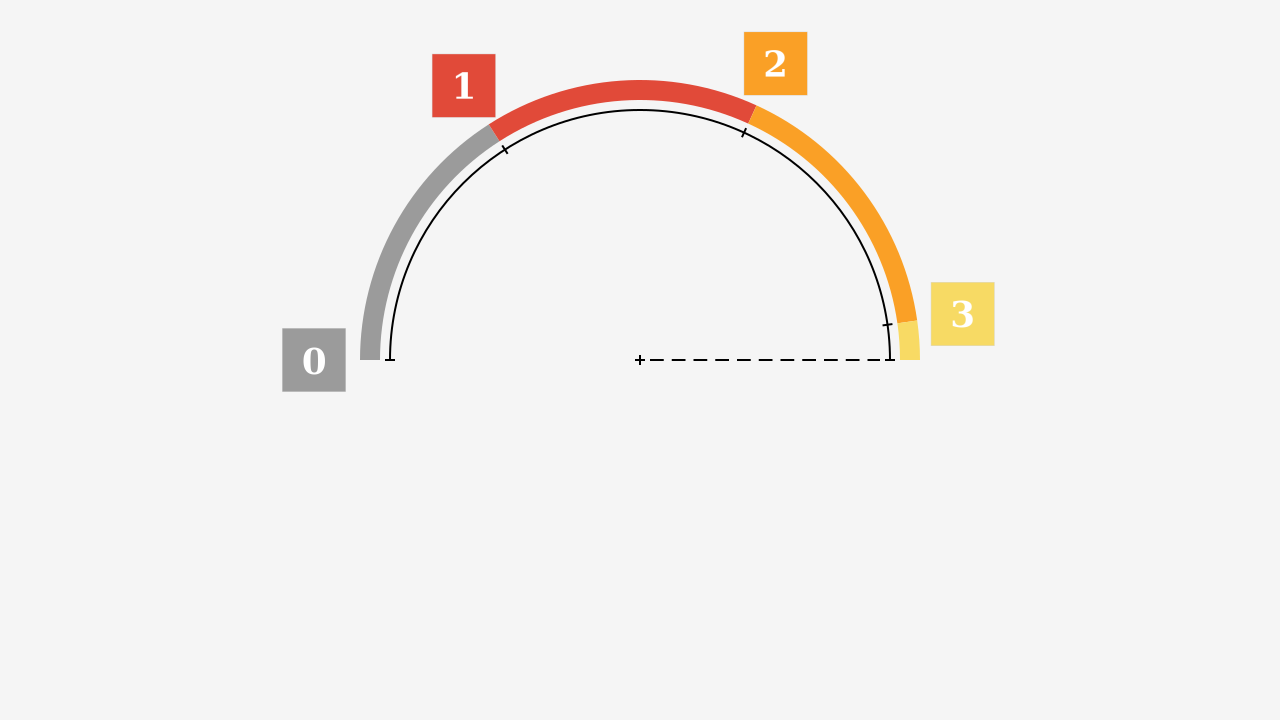

Python code for this plot:
#!/usr/bin/python

# python insidium.py

import cairo
from math import *
import numpy as np

brun = (0.659,0.518,0.392)
blau_obscur = (0.278,0.337,0.467)
violet = (0.573,0.396,0.722)
blau = (0.169,0.510,0.788)
blau_clar = (0.329,0.675,0.824)
verde_obscur = (0.000,0.659,0.522)
verde_clar = (0.380,0.737,0.427)
jalne = (0.969,0.855,0.392)
orange = (0.980,0.627,0.149)
rubie = (0.882,0.290,0.224)
gris = (0.608,0.608,0.608)
bg_gris = (0.96,0.96,0.96)
bg_blanc = (1.00, 1.00, 1.00)
fg_nigre = (0.00, 0.00, 0.00)

colores = [
  ("0",gris),("1",rubie),("2",orange),("3",jalne),
  ("4",verde_clar),("5",verde_obscur),("6",blau_clar),
  ("7",blau),("8",violet),("9",blau_obscur),(".",brun)]
colordict = dict (colores)

numbers =  [i for i in "0123456789"]
symbols = numbers + ["dot"]
image_paths = [f"set5/{i}.png" for i in symbols]
surfaces = [cairo.ImageSurface.create_from_png (path)
                     for path in image_paths]
enum = enumerate (zip (symbols, surfaces))

rot_zero = 0.50 * tau
# rot_zero = 0

w_pic, h_pic = 1280,720
x_margin,y_margin = 20,20
w_img,h_img = w_pic-2*x_margin,h_pic-2*y_margin

center_x, center_y = w_pic/2, h_pic/2
circle_r = 250

def polar_xy (r, phi):
  x = r * cos (phi)
  y = r * sin (phi)
  return (x, y)

def draw_circle (x,y,r):
  ct.arc (x,y,r,pi,tau)
  ct.stroke ()

def draw_archie (x,y,r):
  ct.set_line_width (20)
  ranges = list (np.arange (0.0,pi))
  for i,(a,b) in enumerate  (zip (ranges[0:],ranges[1:]+[pi])):
    a,b = a - rot_zero, b - rot_zero
    # print (i,a,b)
    ct.set_source_rgb (*colordict[str(i)])
    ct.arc (x,y,r,a,b)
    ct.stroke ()

def draw_cross (x,y,tick_r):
  ct.move_to (x-tick_r, y)
  ct.line_to (x+tick_r, y)
  ct.move_to (x, y-tick_r)
  ct.line_to (x, y+tick_r)
  ct.stroke ()

def add (pt1,pt2):
  (x1,y1),(x2,y2) = pt1,pt2
  return x1+x2, y1+y2

def draw_tick (x0,y0,r1,r2,phi):
  pt1 = add ((x0,y0), polar_xy (r1,phi))
  pt2 = add ((x0,y0), polar_xy (r2,phi))
  ct.move_to (*pt1)
  ct.line_to (*pt2)

def draw_ticks ():
  ct.set_line_width (2.0)
  ct.set_source_rgb (*fg_nigre)
  ranges = list (np.arange (0.0,pi,1.0)) + [pi]
  for i,a in enumerate (ranges):
    a = a - rot_zero
    # print (i,a,b)
    draw_tick (center_x,center_y,circle_r-5,circle_r+5,a)
  draw_tick (center_x,center_y,circle_r-5,circle_r+5,pi)
  ct.stroke ()

def draw_r ():
  ct.set_dash([13.75,8])
  # phi = 0.0 - rot_zero
  phi2 = pi - rot_zero
  pt1 = center_x + 10, center_y
  # pt2 = add ((center_x, center_y), polar_xy (circle_r,phi))
  pt3 = add ((center_x, center_y), polar_xy (circle_r-10,phi2))
  ct.move_to (*pt1)
  ct.line_to (*pt3)
  ct.stroke ()


def draw_numbers ():
  ranges = list (np.arange (0.0,pi,1.0))
  for i,a in enumerate (ranges):
    a = a - rot_zero
    # print (i,a,b)
    pt = add ((center_x, center_y), polar_xy (circle_r+76,a))
    pt = add ((-32,-32),pt)
    x,y = pt[0],pt[1]
    # ct.save ()
    ct.set_source_surface (surfaces[i],*pt)
    pattern = ct.get_source ()
    scalematrix = cairo.Matrix ()
    scalematrix.scale (2,2)
    scalematrix.translate (-x,-y)
    pattern.set_matrix(scalematrix)  
    ct.paint ()
    # ct.restore ()

surface = cairo.ImageSurface(cairo.FORMAT_ARGB32, w_pic, h_pic)

ct = cairo.Context (surface)

ct.rectangle (0, 0, w_pic, h_pic)
ct.set_source_rgb (*bg_gris)
ct.fill()

ct.set_line_width (2.0)
ct.set_source_rgb (*fg_nigre)
draw_circle (center_x, center_y, circle_r)
draw_cross (center_x, center_y, 5)
draw_archie (center_x, center_y, circle_r + 20)
draw_ticks ()
draw_r ()
draw_numbers ()

surface.write_to_png("insidium-half-pi.png")
